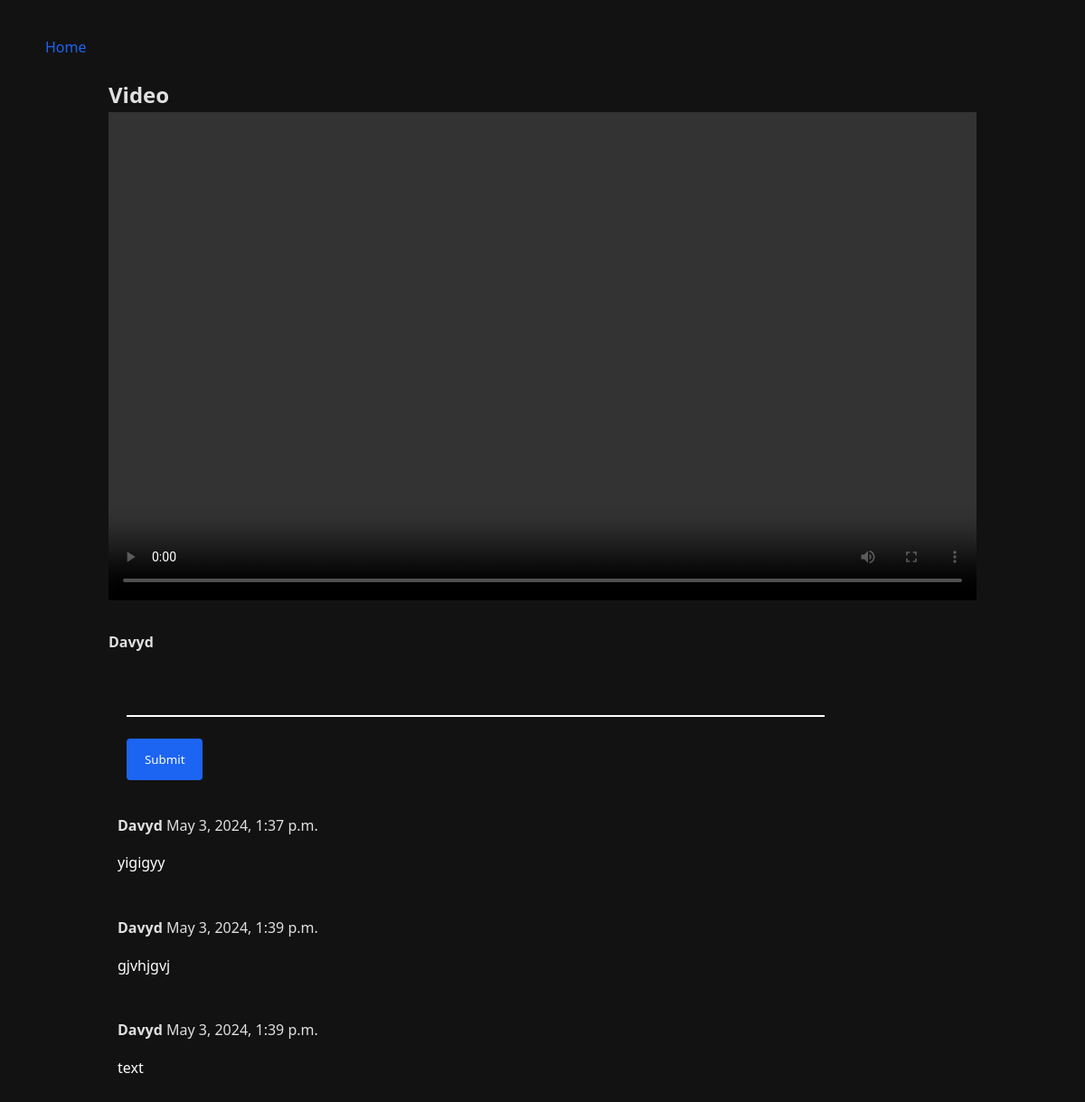
Page /video/1/ (signed in) on the committed database.
### app/models.py (models this page shows, shortened)
class Video(models.Model):
    topic = models.ForeignKey(Topic, related_name='videos', on_delete=models.CASCADE)
    title = models.CharField(max_length=255)
    video_file = models.FileField(upload_to='videos/')
    description = models.TextField(blank=True, null=True)
    user = models.ForeignKey(User, on_delete=models.CASCADE)
    created_at = models.DateTimeField(auto_now_add=True)

class Comment(models.Model):
    video = models.ForeignKey(Video, on_delete=models.CASCADE, related_name='comments')
    user = models.ForeignKey(User, on_delete=models.CASCADE)
    text = models.TextField()
    created_at = models.DateTimeField(auto_now_add=True)

### app/views.py (the view, shortened to what this page needs)
# urls.py: path('video/<int:pk>/', login_required(views.VideoDetail.as_view()), name='video_detail'),
class VideoDetail(DetailView, FormView):
    model = Video
    template_name = 'libary/video_detail.html'
    context_object_name = 'video'
    form_class = CommentForm
    success_url = reverse_lazy('video_detail')
    def get_context_data(self, **kwargs):
        context = super().get_context_data(**kwargs)
        context['form'] = CommentForm()
        return context

### app/forms.py
class CommentForm(forms.ModelForm):
    class Meta:
        model = Comment
        fields = ['text']

### app/templates/libary/video_detail.html (shortened to what this page needs)
{% load static %}
<!DOCTYPE html>
<html lang="en">
<head>
    <link rel="stylesheet" href="{% static 'libary/css/style_video_detail.css' %}">
</head>
<body>
<header>
        <nav>
            <div class="nav-container">
                <div class="home">
                    <a href="{% url 'home' %}" class="nav-link">Home</a>
                </div>
            </div>
        </nav>
</header>
<main>
    <article>
        <h1>{{ video.title }}</h1>
        <video src="{{ video.video_file.url }}" width="960" height="540" controls></video>
        <a href="{% url 'profile_detail' video.user.id %}"><b>{{ video.user.username }}</b></a>
    </article>
    <section>
        <form action="{% url 'video_detail' pk=video.pk %}" method="post">
            <textarea name="text" cols="40" rows="10" required="" id="id_text"></textarea>
            <button type="submit">Submit</button>
        </form>
    </section>
    <section>
        {% for comment in video.comments.all %}
            <div class="comment">
                <a href="{% url 'profile_detail' comment.user.id %}"><strong>{{ comment.user.username }}</strong> <span>{{ comment.created_at }}</span></a>
                <p>{{ comment.text }}</p>
            </div>
        {% empty %}
            <p>There in no comments</p>
        {% endfor %}
    </section>
</main>
</body>
</html>

### app/static/libary/css/style_video_detail.css (style rules this page uses)
body, h1, form, button { margin: 0; padding: 0; font-family: 'Segoe UI', Tahoma, Geneva, Verdana, sans-serif; }
body { background-color: #121212; color: #e0e0e0; line-height: 1.6; padding: 20px; margin: 0; }
.nav-container { padding: 0 20px; }
.home { text-align: left; }
header { color: #fff; text-align: center; padding: 20px 0; }
nav a { color: #1C64F2; text-decoration: none; padding: 10px; }
a { text-decoration: none; color: #e0e0e0; }
section { width: 70%; margin-left: 100px; }
article { margin-left: 100px; margin-bottom: 20px; }
video { margin-bottom: 10px; }
form { padding: 20px; margin-top: 20px; border-radius: 8px; }
input[type="text"], textarea { width: 100%; padding: 10px; margin: 8px 0; box-sizing: border-box; border: 0; background: transparent; border-bottom: 2px solid white; color: white; resize: none; height: 16px; font-size: 16px; transition: height 0.3s ease; }
button[type="submit"] { display: inline-block; background-color: #1C64F2; color: white; padding: 14px 20px; margin: 8px 0; border: none; border-radius: 4px; cursor: pointer; }
.comment { color: #fff; padding: 10px; margin-bottom: 10px; border-radius: 5px; }

### rows in the picture
Video: title "Video", user.username "Davyd"
Comment: user.username "Davyd", created_at "May 3, 2024, 1:37 p.m.", text "yigigyy"
Comment: user.username "Davyd", created_at "May 3, 2024, 1:39 p.m.", text "gjvhjgvj"
Comment: user.username "Davyd", created_at "May 3, 2024, 1:39 p.m.", text "text"
